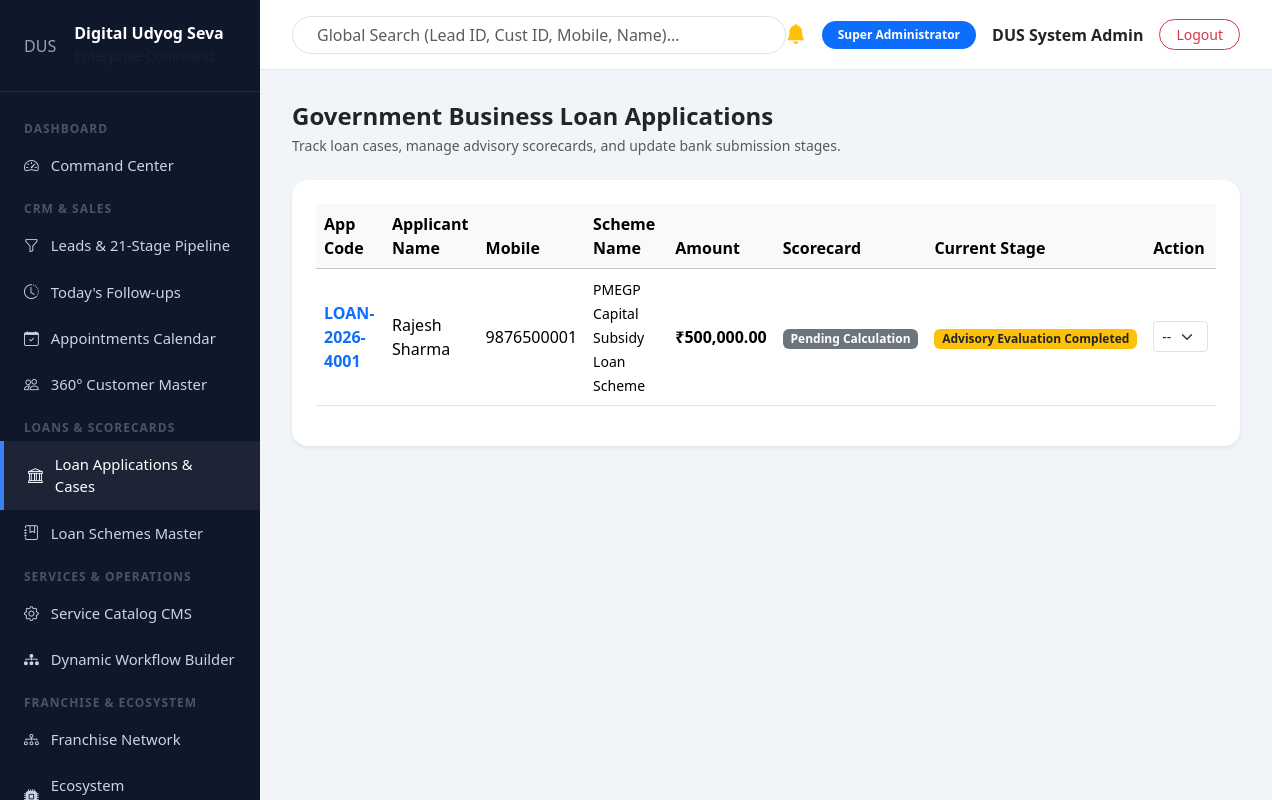
The page /admin/loan_applications.php (signed in) on the database its author committed.
### tables this page shows
CREATE TABLE IF NOT EXISTS `loan_applications` (
  `id` INT AUTO_INCREMENT PRIMARY KEY,
  `application_code` VARCHAR(50) UNIQUE NOT NULL,
  `customer_id` INT NOT NULL,
  `scheme_id` INT NOT NULL,
  `required_amount` DECIMAL(12,2) NOT NULL,
  `initial_score` INT DEFAULT 78,
  `result_category` VARCHAR(100) DEFAULT 'STRONG ELIGIBILITY',
  `status_stage` VARCHAR(100) DEFAULT 'Advisory Evaluation Completed',
  `scorecard_unlocked` TINYINT(1) DEFAULT 1,
  `created_at` TIMESTAMP DEFAULT CURRENT_TIMESTAMP,
  FOREIGN KEY (`customer_id`) REFERENCES `customers`(`id`) ON DELETE CASCADE,
  FOREIGN KEY (`scheme_id`) REFERENCES `loan_schemes`(`id`) ON DELETE CASCADE
);

CREATE TABLE IF NOT EXISTS `customers` (
  `id` INT AUTO_INCREMENT PRIMARY KEY,
  `user_id` INT UNIQUE NOT NULL,
  `customer_code` VARCHAR(50) UNIQUE NOT NULL,
  `lead_id` INT NULL,
  `name` VARCHAR(150) NOT NULL,
  `mobile` VARCHAR(20) NOT NULL,
  `email` VARCHAR(150) DEFAULT NULL,
  `state` VARCHAR(100) DEFAULT 'Rajasthan',
  `district` VARCHAR(100) DEFAULT 'Jaipur',
  `business_name` VARCHAR(200) DEFAULT NULL,
  `created_at` TIMESTAMP DEFAULT CURRENT_TIMESTAMP,
  FOREIGN KEY (`user_id`) REFERENCES `users`(`id`) ON DELETE CASCADE
);

CREATE TABLE IF NOT EXISTS `loan_schemes` (
  `id` INT AUTO_INCREMENT PRIMARY KEY,
  `scheme_name` VARCHAR(200) NOT NULL,
  `scheme_type` VARCHAR(50) NOT NULL,
  `state` VARCHAR(100) DEFAULT 'Central Government',
  `department` VARCHAR(200) NOT NULL,
  `max_loan` DECIMAL(15,2) NOT NULL,
  `subsidy_details` VARCHAR(255) NOT NULL,
  `description` TEXT,
  `status` ENUM('active', 'inactive') DEFAULT 'active',
  `created_at` TIMESTAMP DEFAULT CURRENT_TIMESTAMP
);

### includes/helpers.php (called while the page is built, shortened)
<?php
function format_inr($amount) {
    return '₹' . number_format((float)$amount, 2, '.', ',');
}

### admin/loan_applications.php (the view, shortened to what this page needs)
<?php
require_once __DIR__ . '/includes/admin_header.php';
global $pdo;
$applications = $pdo->query("
    SELECT la.*, c.name AS customer_name, c.mobile, c.email, ls.scheme_name,
           sc.id AS scorecard_id, sc.total_score, sc.result_category, sc.payment_status AS sc_payment
    FROM loan_applications la
    JOIN customers c ON la.customer_id = c.id
    JOIN loan_schemes ls ON la.scheme_id = ls.id
    LEFT JOIN scorecards sc ON la.id = sc.loan_application_id
    ORDER BY la.id DESC
")->fetchAll();
?>
<div class="d-flex justify-content-between align-items-center mb-4">
    <div>
        <h4 class="font-heading fw-bold mb-1">Government Business Loan Applications</h4>
        <p class="text-muted small mb-0">Track loan cases, manage advisory scorecards, and update bank submission stages.</p>
    </div>
</div>
<div class="card border-0 shadow-sm rounded-4 p-4 bg-white">
    <div class="table-responsive">
        <table class="table table-hover align-middle">
            <thead class="table-light">
                <tr>
                    <th>App Code</th>
                    <th>Applicant Name</th>
                    <th>Mobile</th>
                    <th>Scheme Name</th>
                    <th>Amount</th>
                    <th>Scorecard</th>
                    <th>Current Stage</th>
                    <th>Action</th>
                </tr>
            </thead>
            <tbody>
                <?php foreach ($applications as $app): ?>
                    <tr>
                        <td class="fw-bold text-primary"><?php echo htmlspecialchars($app['application_code']); ?></td>
                        <td><?php echo htmlspecialchars($app['customer_name']); ?></td>
                        <td><?php echo htmlspecialchars($app['mobile']); ?></td>
                        <td><small><?php echo htmlspecialchars($app['scheme_name']); ?></small></td>
                        <td class="fw-bold"><?php echo format_inr($app['required_amount']); ?></td>
                        <td>
                            <?php if ($app['scorecard_id']): ?>
                                <div class="mb-1">
                                    <span class="badge bg-info text-dark fw-bold">
                                        Score: <?php echo $app['total_score']; ?> (<?php echo htmlspecialchars($app['result_category']); ?>)
                                    </span>
                                </div>
                                <?php if ($app['scorecard_unlocked']): ?>
                                    <span class="badge bg-success"><i class="bi bi-unlock-fill"></i> Unlocked</span>
                                <?php else: ?>
                                    <form action="" method="POST" class="d-inline" onsubmit="return confirm('Unlock scorecard for customer without online payment?');">
                                        <input type="hidden" name="action" value="unlock_scorecard">
                                        <input type="hidden" name="app_id" value="<?php echo $app['id']; ?>">
                                        <button type="submit" class="btn btn-sm btn-warning text-dark fw-bold py-0 rounded-pill fs-7">
                                            Unlock Scorecard
                                        </button>
                                    </form>
                                <?php endif; ?>
                            <?php else: ?>
                                <span class="badge bg-secondary">Pending Calculation</span>
                            <?php endif; ?>
                        </td>
                        <td>
                            <span class="badge bg-warning text-dark"><?php echo htmlspecialchars($app['status_stage']); ?></span>
                        </td>
                        <td>
                            <form action="" method="POST" class="d-flex gap-1">
                                <select name="stage" class="form-select form-select-sm" onchange="this.form.submit()">
                                    <option value="">-- Move Stage --</option>
                                </select>
                            </form>
                        </td>
                    </tr>
                <?php endforeach; ?>
            </tbody>
        </table>
    </div>
</div>
<?php require_once __DIR__ . '/includes/admin_footer.php'; ?>

### rows shown on the page
loan_applications: application_code "LOAN-2026-4001", customer.name "Rajesh Sharma", customer.mobile "9876500001", scheme.scheme_name "PMEGP Capital Subsidy Loan Scheme", required_amount "₹500,000.00", status_stage "Advisory Evaluation Completed"

### other values the page prints
$current_user['role_name'] "Super Administrator"
$current_user['name'] "DUS System Admin"
